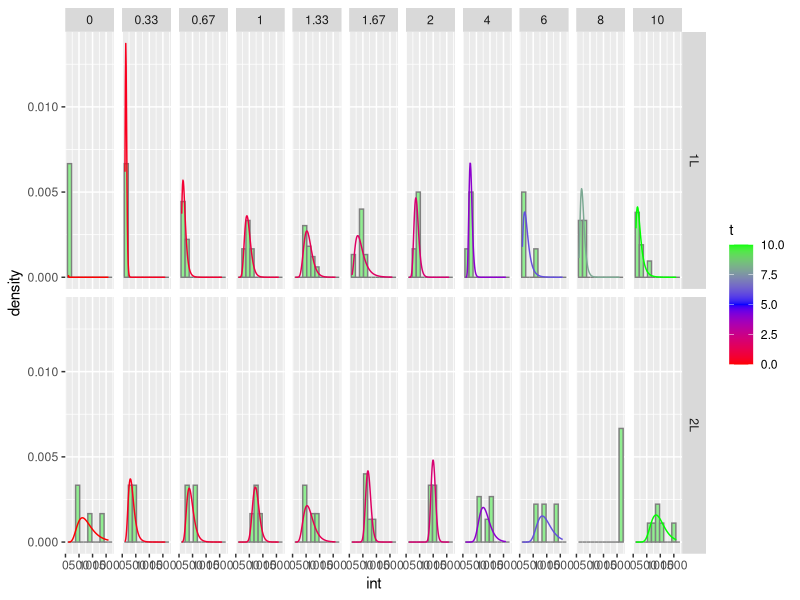

Write the R code that produced this figure.
small_data <- data.frame(Exp=c('1L','1L','1L','1L','1L','1L','1L','1L','1L','1L','1L','1L','1L','1L','1L','1L','1L','1L','1L','1L','1L','1L','1L','1L','1L','1L','1L','1L','1L','1L','1L','1L','1L','1L','1L','1L','1L','1L','1L','1L','1L','1L','1L','1L','1L','1L','1L','1L','1L','1L','1L','1L','1L','1L','1L','1L','2L','2L','2L','2L','2L','2L','2L','2L','2L','2L','2L','2L','2L','2L','2L','2L','2L','2L','2L','2L','2L','2L','2L','2L','2L','2L','2L','2L','2L','2L','2L','2L','2L','2L','2L','2L','2L','2L','2L','2L','2L','2L'),t=c(0,0,0,0.33,0.33,0.33,0.67,0.67,0.67,0.67,0.67,0.67,0.67,0.67,0.67,1,1,1,1,1.33,1.33,1.33,1.33,1.33,1.33,1.33,1.33,1.33,1.33,1.33,1.67,1.67,1.67,1.67,1.67,2,2,2,2,4,4,4,4,6,6,6,6,8,8,10,10,10,10,10,10,10,0,0,0,0,0.33,0.33,0.67,0.67,0.67,0.67,0.67,0.67,1,1,1,1,1.33,1.33,1.33,1.33,1.67,1.67,1.67,1.67,1.67,2,2,4,4,4,4,4,6,6,6,8,10,10,10,10,10,10),int=c(123.059145129225,122.520943007553,119.229495472186,163.349124924562,157.235229958189,101.456442831216,111.474216664325,99.982866933181,274.938909090909,147.40293040293,310.134596211366,116.476923076923,182.25272382757,332.75885911841,186.54737080689,479.628657282935,477.898496240602,283.311517925248,567.147534189805,494.208102667338,388.615060940221,624.508012820513,795.2320925868,549.957142857143,923.04146100691,621.26579261025,717.577954847278,511.907210538479,443.562731447193,391.730061349693,495.384824667473,430.430866037423,157.39336711193,621.531297709924,415.420508401551,440.780570409982,414.551266085513,446.503836734694,255.059685999741,355.922701246211,308.996825396825,200.726012503398,297.958043579045,166.873177083333,184.450355103746,558.391405073555,182.63632183908,320.197666318356,151.874083846379,314.008287813147,125.941419000172,151.284729448491,605.400970873786,143.730810479547,240.779288537549,139.011736015851,498.179183673469,498.899700037495,923.604765506808,1302.60915123996,471.794167269222,239.522509225092,534.769484464503,566.458609271523,337.121275121275,343.216533124878,250.47206095791,585.740563784042,873.775097783572,758.63260265514,561.869607843137,817.746869756034,461.11271165024,406.232050773503,897.39966367713,756.734451942367,605.242334066503,637.310763256886,721.862398822664,898.142725315288,670.916794425087,922.623940368313,1088.8436714166,969.805583375062,986.695448585877,645.589644637402,981.861218195836,541.388875932836,1309.12344123945,925.446478133674,629.419699499165,1589.24284959626,814.736442884637,904.710338680927,947.911413969336,1481.51339495535,1007.30852694893,563.355241171884))
str(small_data)

library(MASS)
library(ggplot2)

df <- aggregate(int~Exp+t,small_data,
                function(z)with(fitdistr(z,"lognormal"),c(estimate[1],estimate[2])))
str(df)
head(df)

df <- data.frame(df[,1:2],df[,3])
str(df)
head(df)

x  <- with(small_data,seq(min(int),max(int),len=100))
x

gg <- data.frame(x=rep(x,each=nrow(df)),df)
str(gg)
head(gg)

gg$y <- with(gg,dlnorm(x,meanlog,sdlog))
str(gg)
head(gg)

ggplot(small_data,(aes(x=int)))+
  geom_histogram(aes(x=int,y = ..density..),binwidth =150,
                 color="grey50",fill="lightgreen")+
  geom_line(data=gg, aes(x,y,color=t))+
  facet_grid(Exp~t)+
  scale_colour_gradient2(low='red',mid='blue',high='green',midpoint=5)
